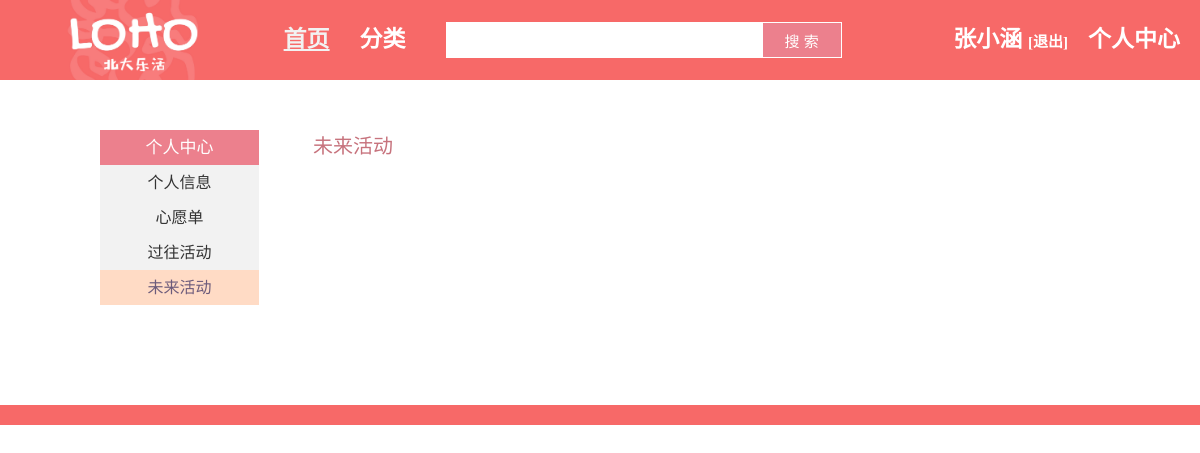
The app's page /user_center_future.php (signed in), older data.
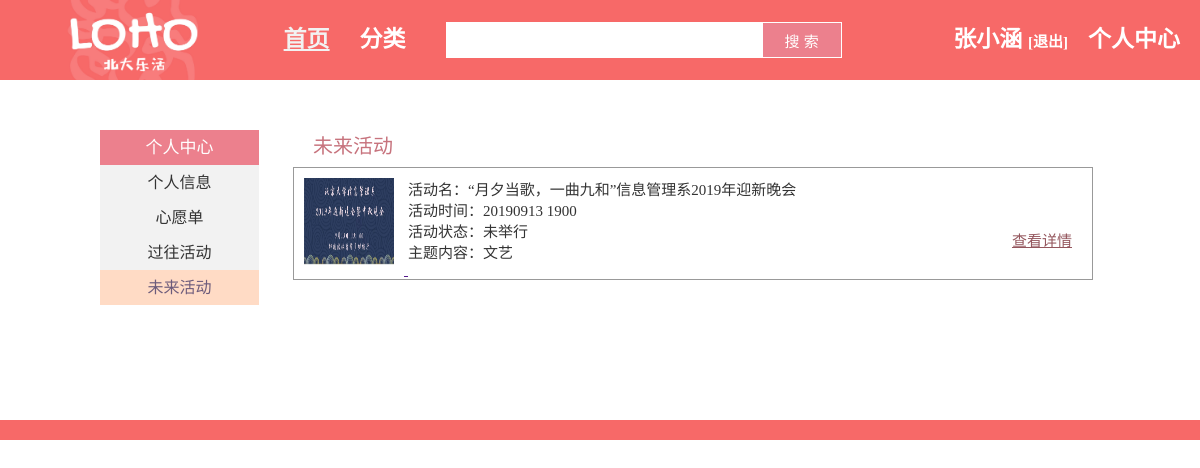
The same page, newer data.
### tables this page shows
CREATE TABLE `applied_act`  (
  `user_name` varchar(255) NULL DEFAULT NULL,
  `applied_act_id` int(11) NULL DEFAULT NULL
);

CREATE TABLE `act_info`  (
  `act_id` int(20) NOT NULL,
  `act_name` varchar(255) NULL DEFAULT NULL,
  `act_type` varchar(255) NULL DEFAULT NULL,
  `act_intro` varchar(10000) NULL DEFAULT NULL,
  `act_score` float NULL DEFAULT NULL,
  `act_first_day` date NULL DEFAULT NULL,
  `act_time` varchar(255) NULL DEFAULT NULL,
  `act_place` varchar(255) NULL DEFAULT NULL,
  `need_apply` varchar(255) NULL DEFAULT NULL,
  `in_pku` varchar(255) NULL DEFAULT NULL,
  `in_thu` varchar(255) NULL DEFAULT NULL,
  `in_beijing` varchar(255) NULL DEFAULT NULL,
  `doc_path` varchar(255) NULL DEFAULT NULL,
  `update_freq` varchar(255) NULL DEFAULT NULL,
  `ord_website` varchar(255) NULL DEFAULT NULL,
  PRIMARY KEY (`act_id`) USING BTREE
);

CREATE TABLE `act_subject`  (
  `act_id` int(11) NULL DEFAULT NULL,
  `act_subject` varchar(255) NULL DEFAULT NULL
);

### user_center_future.php (the view, shortened to what this page needs)
<!DOCTYPE html>
<html lang="zh-CN">
<head>
    <link rel="stylesheet" href="global_navigation.css">
    <link rel="stylesheet" href="footer.css">
    <link rel="stylesheet" href="user_side_nav.css">
    <link rel="stylesheet" href="user_center_collection.css">
</head>
<body>
    <nav class="global-nav">
        <a href="index.html" id="global-nav-logo">
            <img src="img/logo.png" height="100%">
        </a>
        <div class="nav-item left-nav-item active">
            <a href="index.html">首页</a>
        </div>
        <div class="nav-item left-nav-item">
            <a href="activity_list.php">分类</a>
        </div>
        <div class="search-bar">
            <form action="activity_list.php" method="get">
                <input type="text" name="query">
                <button type="submit">搜&nbsp;索</button>
            </form>
        </div>
        <?php
        if (isset($_COOKIE['username'])) {
            echo '
            <div class="nav-item right-nav-item">
                <a href="user_center_userinfo.php">个人中心</a>
            </div>
            <div class="nav-item right-nav-item">
                <b>' . $_COOKIE['usernickname'] . '</b>
                <span class="logout-button"><a href="do_logout.php">[退出]</a></span>
            </div>';
        }
        ?>
    </nav>
    <div class="fix"></div>
    <div class="main-container">
        <div class="side-nav">
            <div class="side-nav-header">个人中心</div>
            <div class="side-nav-modules">
                <ul class="module-list">
                    <a href="user_center_userinfo.html">
                        <li class="module-item">个人信息</li>
                    </a>
                    <a href="user_center_collection.php">
                        <li class="module-item">心愿单</li>
                    </a>
                    <a href="user_center_past.php">
                        <li class="module-item">过往活动</li>
                    </a>
                    <a href="user_center_future.php">
                        <li class="module-item active">未来活动</li>
                    </a>
                </ul>
            </div>
        </div>
        <div class="right-area">
            <div class="right-section">
                <h1>未来活动</h1>
                <div class="collection-items">
                    <?php
                    $dbc = mysqli_connect(DB_HOST, DB_USER, DB_PASS, DB_NAME);
                    $sqlstr = 'SELECT * FROM applied_act, act_info, act_subject WHERE applied_act.applied_act_id = act_info.act_id AND act_info.act_first_day > curdate() AND act_subject.act_id = act_info.act_id AND applied_act.user_name = "' . $_COOKIE['username'] . '"';
                    $result = mysqli_query($dbc, $sqlstr);
                    while ($row = mysqli_fetch_array($result)) {
                        create_item($dbc, $row);
                    }
                    function create_item($dbc, $row)
                    {
                        $act_id = $row['act_id'];
                        $act_name = $row['act_name'];
                        $act_time = $row['act_time'];
                        $act_theme = $row['act_subject'];
                        $current_act_status = "未举行";
                        echo '
                    <div class="collection-item">
                        <a href="">
                            <img src="pic/' . $act_id . '.png" alt="' . $act_name . '">
                            <div class="activity-info">
                                <div class="info-item">活动名：' . $act_name . '</div>
                                <div class="info-item">活动时间：' . $act_time . '</div>
                                <div class="info-item">活动状态：' . $current_act_status . '</div>
                                <div class="info-item">主题内容：' . $act_theme . '</div>
                            </div>
                        </a>
                        <div class="activity-options"><br><br><br>';
                        echo '<div><a href="" class="activity-option">查看详情</a></div>
                        </div>
                    </div>';
                    }
                    ?>
                </div>
            </div>
        </div>
    </div>
    <div class="footer"></div>
</body>
</html>

Row changes from the older to the newer data that the page shows:
added applied_act: act_info.act_name "“月夕当歌，一曲九和”信息管理系2019年迎新晚会", act_info.act_time "20190913 1900", act_subject.act_subject "文艺"
